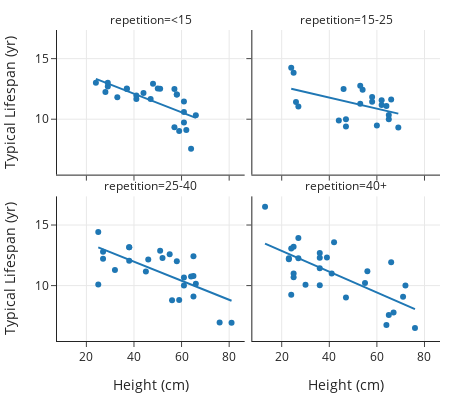

Notebook code cell kept with this figure:
### Markdown cell above
```python
px.scatter(dogs.dropna(subset=['repetition']), 
           x='height', y='longevity', trendline='ols', 
           facet_col='repetition', facet_col_wrap=2,
           labels={'height':'Height (cm)', 
                   'longevity':'Typical Lifespan (yr)'})
```

### Code cell
fig = px.scatter(dogs.dropna(subset=['repetition']), x='height', y='longevity', 
                 facet_col='repetition', facet_col_wrap=2, trendline='ols',
                width=450, height=400, 
                labels={'height':'Height (cm)', 'longevity':'Typical Lifespan (yr)'
                       })
margin(fig, t=30)
fig.show()

### Figure 1 — Plotly figure (JSON) as saved in the notebook; plotly's stock layout.template omitted (floating-point values rounded to 4 significant figures)
{"data": [{"hovertemplate": "repetition=<15<br>Height (cm)=%{x}<br>Typical Lifespan (yr)=%{y}<extra></extra>", "legendgroup": "", "marker": {"color": "#1F77B4", "symbol": "circle"}, "mode": "markers", "name": "", "orientation": "v", "showlegend": false, "type": "scatter", "x": [51, 48, 41, 37, 24, 47, 37, 33, 50, 41, 61, 58, null, 58, 59, 66, 61, 28, 62, 61, 64, 61, 61, 29, 61, 57, 44, 29, 47, 57, 64], "xaxis": "x3", "y": [12.52, 12.92, 11.66, 12.5, 13, 11.67, 12.53, 11.81, 12.54, 11.95, 11.46, 12.04, 9.67, 12.04, 9.02, 10.33, 10.6, 12.25, 9.11, 9.73, 7.56, null, null, 12.7, null, 9.33, 12.17, 13, null, 12.5, null], "yaxis": "y3"}, {"hovertemplate": "<b>OLS trendline</b><br>longevity = -0.0766249 * height + 15.1648<br>R<sup>2</sup>=0.454049<br><br>repetition=<15<br>Height (cm)=%{x}<br>Typical Lifespan (yr)=%{y} <b>(trend)</b><extra></extra>", "legendgroup": "", "marker": {"color": "#1F77B4", "symbol": "circle"}, "mode": "lines", "name": "", "showlegend": false, "type": "scatter", "x": [24, 28, 29, 29, 33, 37, 37, 41, 41, 44, 47, 48, 50, 51, 57, 57, 58, 58, 59, 61, 61, 61, 62, 64, 66], "xaxis": "x3", "y": [13.33, 13.02, 12.94, 12.94, 12.64, 12.33, 12.33, 12.02, 12.02, 11.79, 11.56, 11.49, 11.33, 11.26, 10.8, 10.8, 10.72, 10.72, 10.64, 10.49, 10.49, 10.49, 10.41, 10.26, 10.11], "yaxis": "y3"}, {"hovertemplate": "repetition=15-25<br>Height (cm)=%{x}<br>Typical Lifespan (yr)=%{y}<extra></extra>", "legendgroup": "", "marker": {"color": "#1F77B4", "symbol": "circle"}, "mode": "markers", "name": "", "orientation": "v", "showlegend": false, "type": "scatter", "x": [null, 25, 46, 26, 27, null, 66, 58, 54, 60, 64, 62, 62, 53, 65, 47, 65, 47, 69, 58, 46, 53, 44, null, 29, 51, 25, 42, 24], "xaxis": "x4", "y": [14, 13.84, 12.49, 11.42, 11.05, 12.6, 11.63, 11.83, 12.44, 9.48, 11.1, 11.57, 11.17, 11.27, 10.34, 10, 10, 9.4, 9.32, 11.45, null, 12.77, 9.9, 9.32, null, null, null, null, 14.25], "yaxis": "y4"}, {"hovertemplate": "<b>OLS trendline</b><br>longevity = -0.0456982 * height + 13.6117<br>R<sup>2</sup>=0.235689<br><br>repetition=15-25<br>Height (cm)=%{x}<br>Typical Lifespan (yr)=%{y} <b>(trend)</b><extra></extra>", "legendgroup": "", "marker": {"color": "#1F77B4", "symbol": "circle"}, "mode": "lines", "name": "", "showlegend": false, "type": "scatter", "x": [24, 25, 26, 27, 44, 46, 47, 47, 53, 53, 54, 58, 58, 60, 62, 62, 64, 65, 65, 66, 69], "xaxis": "x4", "y": [12.51, 12.47, 12.42, 12.38, 11.6, 11.51, 11.46, 11.46, 11.19, 11.19, 11.14, 10.96, 10.96, 10.87, 10.78, 10.78, 10.69, 10.64, 10.64, 10.6, 10.46], "yaxis": "y4"}, {"hovertemplate": "repetition=25-40<br>Height (cm)=%{x}<br>Typical Lifespan (yr)=%{y}<extra></extra>", "legendgroup": "", "marker": {"color": "#1F77B4", "symbol": "circle"}, "mode": "markers", "name": "", "orientation": "v", "showlegend": false, "type": "scatter", "x": [55, null, 51, 27, null, 27, 65, 25, 52, null, 25, 32, 38, 58, null, 66, 65, 59, 61, 81, 76, 58, 42, 64, 48, 64, 61, 45, 61, 64, 46, 71, 65, null, 38, 46, 38, 38, 56], "xaxis": "x", "y": [12.58, 12.63, 12.87, 12.8, 13.51, 12.21, 12.42, 14.42, 12.28, 10.92, 10.1, 11.29, 12.05, 12, 9.36, 10.16, 9.1, 8.81, 10.67, 6.94, 6.96, null, null, null, null, 10.75, null, 11.17, 10, null, null, null, 10.8, 8.7, 13.17, 12.16, null, 13.17, 8.8], "yaxis": "y"}, {"hovertemplate": "<b>OLS trendline</b><br>longevity = -0.0787387 * height + 15.126<br>R<sup>2</sup>=0.445933<br><br>repetition=25-40<br>Height (cm)=%{x}<br>Typical Lifespan (yr)=%{y} <b>(trend)</b><extra></extra>", "legendgroup": "", "marker": {"color": "#1F77B4", "symbol": "circle"}, "mode": "lines", "name": "", "showlegend": false, "type": "scatter", "x": [25, 25, 27, 27, 32, 38, 38, 38, 45, 46, 51, 52, 55, 56, 58, 59, 61, 61, 64, 65, 65, 65, 66, 76, 81], "xaxis": "x", "y": [13.16, 13.16, 13.0, 13.0, 12.61, 12.13, 12.13, 12.13, 11.58, 11.5, 11.11, 11.03, 10.8, 10.72, 10.56, 10.48, 10.32, 10.32, 10.09, 10.01, 10.01, 10.01, 9.929, 9.142, 8.748], "yaxis": "y"}, {"hovertemplate": "repetition=40+<br>Height (cm)=%{x}<br>Typical Lifespan (yr)=%{y}<extra></extra>", "legendgroup": "", "marker": {"color": "#1F77B4", "symbol": "circle"}, "mode": "markers", "name": "", "orientation": "v", "showlegend": false, "type": "scatter", "x": [27, 13, 23, 25, null, 36, 39, 41, 24, 36, 42, 36, 23, 25, 66, null, 56, null, 71, 55, 47, 64, 65, 76, 67, null, 30, 72, 24, 37, 36, 27, 25], "xaxis": "x2", "y": [13.92, 16.5, 12.25, 13.2, 12, 12.3, 12.31, 11, 13.07, 11.43, 13.58, 10.02, 12.17, 10.69, 11.92, 11.56, 11.19, 9, 9.08, 10.21, 9.01, 6.75, 7.57, 6.5, 7.78, 6.29, 10.08, 10, 9.25, null, 12.7, 12.25, 11], "yaxis": "y2"}, {"hovertemplate": "<b>OLS trendline</b><br>longevity = -0.0858459 * height + 14.5806<br>R<sup>2</sup>=0.487114<br><br>repetition=40+<br>Height (cm)=%{x}<br>Typical Lifespan (yr)=%{y} <b>(trend)</b><extra></extra>", "legendgroup": "", "marker": {"color": "#1F77B4", "symbol": "circle"}, "mode": "lines", "name": "", "showlegend": false, "type": "scatter", "x": [13, 23, 23, 24, 24, 25, 25, 25, 27, 27, 30, 36, 36, 36, 36, 39, 41, 42, 47, 55, 56, 64, 65, 66, 67, 71, 72, 76], "xaxis": "x2", "y": [13.46, 12.61, 12.61, 12.52, 12.52, 12.43, 12.43, 12.43, 12.26, 12.26, 12.01, 11.49, 11.49, 11.49, 11.49, 11.23, 11.06, 10.98, 10.55, 9.859, 9.773, 9.086, 9.001, 8.915, 8.829, 8.485, 8.4, 8.056], "yaxis": "y2"}], "layout": {"annotations": [{"font": {}, "showarrow": false, "text": "repetition=25-40", "x": 0.245, "xanchor": "center", "xref": "paper", "y": 0.465, "yanchor": "bottom", "yref": "paper"}, {"font": {}, "showarrow": false, "text": "repetition=40+", "x": 0.755, "xanchor": "center", "xref": "paper", "y": 0.465, "yanchor": "bottom", "yref": "paper"}, {"font": {}, "showarrow": false, "text": "repetition=<15", "x": 0.245, "xanchor": "center", "xref": "paper", "y": 1.0, "yanchor": "bottom", "yref": "paper"}, {"font": {}, "showarrow": false, "text": "repetition=15-25", "x": 0.755, "xanchor": "center", "xref": "paper", "y": 1.0, "yanchor": "bottom", "yref": "paper"}], "height": 400, "legend": {"tracegroupgap": 0}, "margin": {"t": 30}, "width": 450, "xaxis": {"anchor": "y", "autorange": true, "domain": [0, 0.49], "range": [7.467, 86.53], "title": {"text": "Height (cm)"}, "type": "linear"}, "xaxis2": {"anchor": "y2", "autorange": true, "domain": [0.51, 1], "matches": "x", "range": [7.467, 86.53], "title": {"text": "Height (cm)"}, "type": "linear"}, "xaxis3": {"anchor": "y3", "autorange": true, "domain": [0, 0.49], "matches": "x", "range": [7.467, 86.53], "showticklabels": false, "type": "linear"}, "xaxis4": {"anchor": "y4", "autorange": true, "domain": [0.51, 1], "matches": "x", "range": [7.467, 86.53], "showticklabels": false, "type": "linear"}, "yaxis": {"anchor": "x", "autorange": true, "domain": [0, 0.465], "range": [5.376, 17.41], "title": {"text": "Typical Lifespan (yr)"}, "type": "linear"}, "yaxis2": {"anchor": "x2", "autorange": true, "domain": [0, 0.465], "matches": "y", "range": [5.376, 17.41], "showticklabels": false, "type": "linear"}, "yaxis3": {"anchor": "x3", "autorange": true, "domain": [0.535, 1.0], "matches": "y", "range": [5.376, 17.41], "title": {"text": "Typical Lifespan (yr)"}, "type": "linear"}, "yaxis4": {"anchor": "x4", "autorange": true, "domain": [0.535, 1.0], "matches": "y", "range": [5.376, 17.41], "showticklabels": false, "type": "linear"}}}
